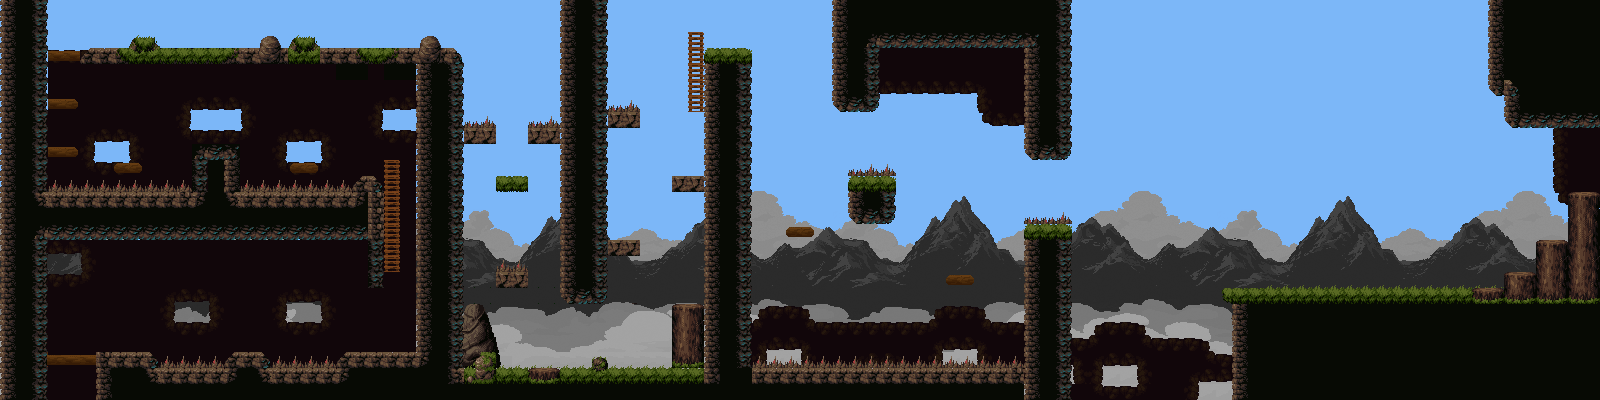

This is a level from a 2D game, rendered from its Tiled map with the project's own tilesets. A one-line summary and the map file follow, with tile-layer data summarised:
An orthogonal 100x25 tile map with 16x16 px tiles, 7 tile layers (Layer01, Layer03, Layer02, Layer04, ...), 6 tilesets and 60 objects (39x 1, 15x 4, 2x 3, 2x 2, 5).

<map version="1.0" orientation="orthogonal" renderorder="right-down" width="100" height="25" tilewidth="16" tileheight="16" nextobjectid="115">
 <properties>
  <property name="Music" value="audio/music/music2.ogg" />
 </properties>
 <tileset firstgid="1" name="Assets1" tilewidth="16" tileheight="16" tilecount="675" columns="25">
  <image source="Assets1.png" width="400" height="432" />
 </tileset>
 <tileset firstgid="676" name="sky_lightened" tilewidth="16" tileheight="16" tilecount="312" columns="24">
  <image source="BackgroundLayers/sky_lightened.png" width="384" height="216" />
 </tileset>
 <tileset firstgid="988" name="clouds_MG_1" tilewidth="16" tileheight="16" tilecount="312" columns="24">
  <image source="BackgroundLayers/clouds_MG_1.png" width="384" height="216" />
  <tile id="269">
   <properties>
    <property name="speed_x" type="float" value="1" />
   </properties>
  </tile>
  <tile id="270">
   <properties>
    <property name="speed_x" type="float" value="1" />
   </properties>
  </tile>
  <tile id="271">
   <properties>
    <property name="speed_x" type="float" value="1" />
   </properties>
  </tile>
  <tile id="272">
   <properties>
    <property name="speed_x" type="float" value="1" />
   </properties>
  </tile>
  <tile id="273">
   <properties>
    <property name="speed_x" type="float" value="1" />
   </properties>
  </tile>
  <tile id="274">
   <properties>
    <property name="speed_x" type="float" value="1" />
   </properties>
  </tile>
  <tile id="293">
   <properties>
    <property name="speed_x" type="float" value="1" />
   </properties>
  </tile>
  <tile id="294">
   <properties>
    <property name="speed_x" type="float" value="1" />
   </properties>
  </tile>
  <tile id="295">
   <properties>
    <property name="speed_x" type="float" value="1" />
   </properties>
  </tile>
  <tile id="296">
   <properties>
    <property name="speed_x" type="float" value="1" />
   </properties>
  </tile>
  <tile id="297">
   <properties>
    <property name="speed_x" type="float" value="1" />
   </properties>
  </tile>
  <tile id="298">
   <properties>
    <property name="speed_x" type="float" value="1" />
   </properties>
  </tile>
 </tileset>
 <tileset firstgid="1300" name="clouds_MG_2" tilewidth="16" tileheight="16" tilecount="312" columns="24">
  <image source="BackgroundLayers/clouds_MG_2.png" width="384" height="216" />
 </tileset>
 <tileset firstgid="1612" name="mountains_lightened" tilewidth="16" tileheight="16" tilecount="312" columns="24">
  <image source="BackgroundLayers/mountains_lightened.png" width="384" height="216" />
 </tileset>
 <tileset firstgid="1924" name="clouds_BG" tilewidth="16" tileheight="16" tilecount="312" columns="24">
  <image source="BackgroundLayers/clouds_BG.png" width="384" height="216" />
 </tileset>
 <layer name="Layer01" width="100" height="25">
  <properties>
   <property name="speed_x" type="float" value="0" />
  </properties>
  <data>[2500 cells, 2500 non-empty, 301 distinct tile ids]</data>
 </layer>
 <layer name="Layer03" width="100" height="25">
  <properties>
   <property name="speed_x" type="float" value="0.3" />
  </properties>
  <data>[2500 cells, 1400 non-empty, 262 distinct tile ids]</data>
 </layer>
 <layer name="Layer02" width="100" height="25">
  <properties>
   <property name="speed_x" type="float" value="0.5" />
  </properties>
  <data>[2500 cells, 1100 non-empty, 264 distinct tile ids]</data>
 </layer>
 <layer name="Layer04" width="100" height="25">
  <properties>
   <property name="speed_x" type="float" value="0.7" />
  </properties>
  <data>[2500 cells, 500 non-empty, 120 distinct tile ids]</data>
 </layer>
 <layer name="Layer05" width="100" height="25">
  <properties>
   <property name="speed_x" type="float" value="0.9" />
  </properties>
  <data>[2500 cells, 800 non-empty, 120 distinct tile ids]</data>
 </layer>
 <layer name="BackGround" width="100" height="25">
  <properties>
   <property name="speed_x" type="float" value="1" />
  </properties>
  <data>[2500 cells, 735 non-empty, 41 distinct tile ids]</data>
 </layer>
 <layer name="MainGround" width="100" height="25">
  <properties>
   <property name="speed_x" type="float" value="1" />
  </properties>
  <data>[2500 cells, 1502 non-empty, 118 distinct tile ids]</data>
 </layer>
 <objectgroup name="Collisions">
  <object id="17" name="1" x="0" y="-64" width="48" height="464" />
  <object id="19" name="1" x="112" y="160" width="32" height="16" />
  <object id="20" name="1" x="160" y="368" width="176" height="32" />
  <object id="21" name="1" x="224" y="352" width="48" height="16" />
  <object id="22" name="1" x="336" y="352" width="128" height="48" />
  <object id="27" name="4" x="272" y="360" width="64" height="8" />
  <object id="28" name="1" x="368" y="240" width="16" height="48" />
  <object id="29" name="1" x="352" y="176" width="32" height="32" />
  <object id="30" name="3" x="384" y="160" width="16" height="112" />
  <object id="32" name="1" x="48" y="352" width="112" height="48" />
  <object id="33" name="1" x="288" y="160" width="32" height="16" />
  <object id="34" name="1" x="560" y="-64" width="48" height="368" />
  <object id="35" name="4" x="240" y="192" width="112" height="16" />
  <object id="36" name="1" x="48" y="208" width="336" height="32" />
  <object id="40" name="1" x="192" y="144" width="48" height="64" />
  <object id="43" name="1" x="80" y="48" width="384" height="16" />
  <object id="47" name="1" x="48" y="144" width="32" height="16" />
  <object id="48" name="2" x="48" y="48" width="32" height="16" />
  <object id="49" name="4" x="48" y="192" width="144" height="16" />
  <object id="52" name="1" x="416" y="64" width="48" height="288" />
  <object id="53" name="1" x="464" y="128" width="32" height="16" />
  <object id="54" name="1" x="528" y="128" width="32" height="16" />
  <object id="58" name="1" x="496" y="176" width="32" height="16" />
  <object id="73" name="1" x="464" y="368" width="288" height="32" />
  <object id="77" name="4" x="496" y="256" width="32" height="16" />
  <object id="78" name="1" x="496" y="272" width="32" height="16" />
  <object id="79" name="1" x="672" y="304" width="32" height="64" />
  <object id="80" name="1" x="704" y="48" width="48" height="320" />
  <object id="81" name="1" x="608" y="240" width="32" height="16" />
  <object id="82" name="1" x="672" y="176" width="32" height="16" />
  <object id="83" name="3" x="688" y="32" width="16" height="80" />
  <object id="85" name="4" x="623.84" y="111.84" width="0.32" />
  <object id="86" name="4" x="623.84" y="111.84" width="0.32" height="0.16" />
  <object id="87" name="4" x="608" y="112" width="32" height="16" />
  <object id="88" name="1" x="752" y="368" width="272" height="32" />
  <object id="89" name="4" x="752" y="352" width="272" height="16" />
  <object id="90" name="1" x="784" y="224" width="32" height="16" />
  <object id="91" name="1" x="944" y="272" width="32" height="16" />
  <object id="92" name="1" x="848" y="176" width="48" height="48" />
  <object id="93" name="1" x="832" y="-80" width="48" height="192" />
  <object id="94" name="4" x="848" y="176" width="48" />
  <object id="95" name="1" x="1024" y="224" width="48" height="176" />
  <object id="96" name="1" x="1024" y="0" width="48" height="160" />
  <object id="97" name="4" x="1024" y="216" width="48" height="16" />
  <object id="98" name="1" x="1216" y="288" width="288" height="16" />
  <object id="99" name="1" x="1232" y="304" width="368" height="96" />
  <object id="100" name="1" x="1488" y="0" width="112" height="96" />
  <object id="101" name="1" x="1504" y="96" width="96" height="32" />
  <object id="102" name="1" x="1504" y="272" width="32" height="32" />
  <object id="103" name="1" x="1536" y="240" width="32" height="64" />
  <object id="104" name="1" x="1568" y="192" width="32" height="112" />
  </objectgroup>
</map>
<!-- 9 of 60 objects omitted -->